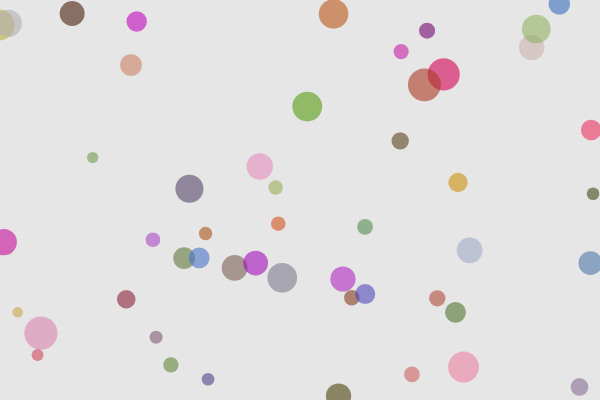
Frame 1 (no input)
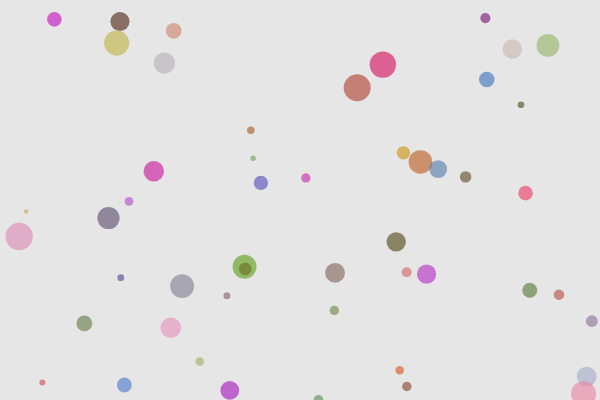
Frame 60 (no input)
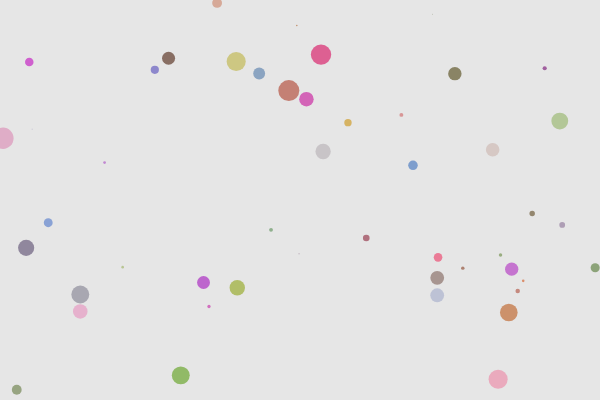
Frame 120 (the mouse pressed at the canvas centre since frame 60)

The p5.js sketch that drew these frames (run headless with seeded random() and noise() and a simulated clock; from frame 60 on, the mouse is pressed at the canvas centre):

// p5.js sketch
// ── sketch.js
// DM2008 — Activity 4b
// Objects in Motion (50 min)

// ============================
// Step 0: Global data
// ============================
let agents = []; // array to hold many objects
const NUM_START = 50; // you can tweak this
let r;

function setup() {
  createCanvas(600, 400);
  noStroke();
  r = random(255)

  // ============================
  // Step 1: Populate the array
  // - Use a loop to create multiple instances
  // - Give each instance some randomized starting values
  // ============================
  for (let i = 0; i < NUM_START; i++) {
    let x = random(width);
    let y = random(height);
    let sz = random(10, 35);
    let speedX = random(-2, 3);
    let speedY = random(-2, 3);
    // TODO: pass any extra properties you plan to use
    agents.push(new Agent(x, y, sz, speedX, speedY));
  }
}

function draw() {
  background(230);

  // ============================
  // Step 2: Loop through the array
  // - Call at least TWO methods on each object
  //   e.g., update() then show()
  // ============================
  for (let i = 0; i < agents.length; i++) {
    agents[i].update(); // change over time
    agents[i].shrink();
    agents[i].show(); // draw
   // agents[i].shrink(); // 

  }
  
 for (let i = agents.length - 1; i >= 0; i--) {
    if (agents[i].sz <= 0) {
      agents.splice(i, 1);
    }
 }
  // ============================
  // Step 3 (optional but recommended):
  // Removal / lifespan
  // - If your objects can "die", remove them safely.
  // - Use a backward loop to avoid skipping items when splicing.
  // ============================

}

// ============================
// Step 4: Interaction (optional)
// - Add new objects with mouse clicks
// - Toggle behaviors with keys
// ============================
function mousePressed() {
  let sz = random(16, 40);
  let speedX = random(-2, 2);
  let speedY = random(-2, 2);
  agents.push(new Agent(mouseX, mouseY, sz, speedX, speedY));
}

function keyPressed() {
  // Example toggles—feel free to customize
  if (key === "C") {
    // clear all agents
    agents = [];
  }
  // else if (key === "B") {
  //   background(random(255));
  // }
}

// ============================
// Step 5: Define your Class
// - Must have at least 1 property that changes over time
// - Must have at least 1 method besides show()
// - Feel free to add more properties/methods
// ============================
class Agent {
  constructor(x, y, sz, speedX, speedY) {
    // Required properties
    this.x = x;
    this.y = y;
    this.sz = sz;

    // Motion
    this.dx = speedX;
    this.dy = speedY;

    // Style (customize!)
    this.h = random(360);
    this.g = random(180)
    this.b = random(200)
    this.a = 150;

    // Lifespan (optional)
    this.life = 255; // use this if you want fade/shrink/remove behavior
  }

  // Method #1: update — change over time
  update() {
    // Basic movement
    this.x += this.dx;
    this.y += this.dy;
    // this.sz -= 0.1;

    // Simple screen wrap (A) or bounce (B) — pick one or implement your own:

    // (A) Wrap:
    // if (this.x > width) {
    //   this.x = 0;
    // }
    // if (this.x < 0) {
    //   this.x = width;
    // }
    // if (this.y > height) {
    //   this.y = 0;
    // }
    // if (this.y < 0) {
    //   this.y = height;
    // }

    // (B) Bounce (comment Wrap out if you use Bounce):
    if (this.x < 0 || this.x > width) {
      this.dx *= -1;
    }
    if (this.y < 0 || this.y > height) {
      this.dy *= -1;
    }

     
  }
    // Example of property changing over time:
    // subtle size pulse
    // this.sz += sin(frameCount * 0.05) * 0.2;

    // Or use a lifespan:
    // this.life -= 1;        // fade over time
    // this.sz -= 0.05;     // shrink slowly

  shrink() {
    this.sz -= 0.1;
  
   }
  // Method #2: show — draw the object
  show() {
    // If you use HSB, set colorMode(HSB) in setup()
    // Copy-paste the line below into setup() to switch to HSB
    // colorMode(HSB, 360, 100, 100, 255);
    
    // fill(this.h, 70, 90, this.a);

    // Using RGB to keep it simple
    if (keyIsPressed) {
      fill(random(255)) }
    else
      fill(50 + (this.h % 200), this.g, this.b, this.a);
    ellipse(this.x, this.y, this.sz);
  }
/* ============================
   TODO ideas (pick at least one):
   - Add a second method besides show(), e.g., bounce(), shrink(), changeColor()
   - Make one property evolve over time (size, hue, alpha, speed)
   - Add a key or mouse interaction that changes *all* agents (loop over array)
   - Implement removal: shrink agents and splice them when too small
============================= */
}
